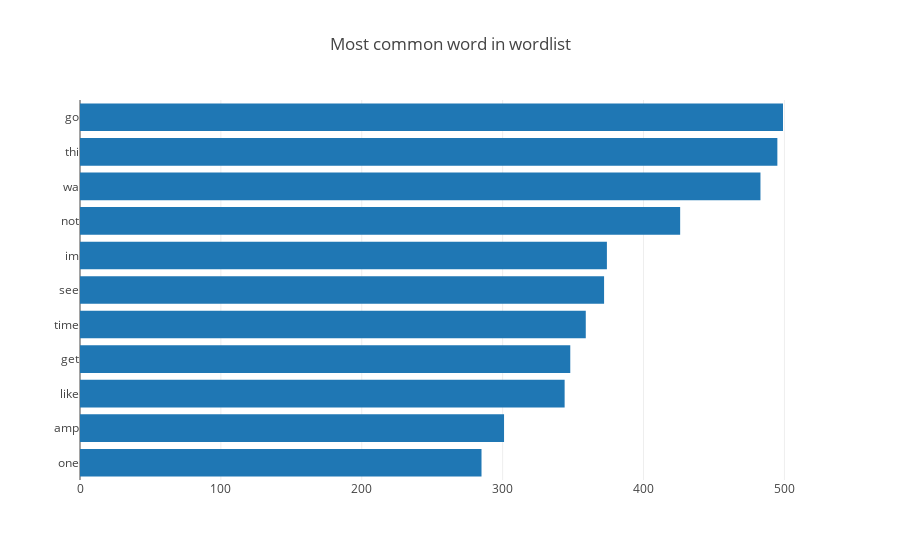

The notebook cell this image was saved under:
### Code cell
#Plotting the words which is most common
words = pd.read_csv("./coding/ml-twitter-sentiment-analysis-develop/data/wordlist.csv")
x_words = list(words.loc[0:10,"word"])
x_words.reverse()
y_occ = list(words.loc[0:10,"occurrences"])
y_occ.reverse()

dist = [
    graph_objs.Bar(
        x=y_occ,
        y=x_words,
        orientation="h"
)]
py.iplot({"data":dist, "layout":graph_objs.Layout(title="Most common word in wordlist")})

### Figure 1 — Plotly figure (JSON) as saved in the notebook; plotly's stock layout.template omitted (floating-point values rounded to 4 significant figures)
{"data": [{"orientation": "h", "type": "bar", "x": [285, 301, 344, 348, 359, 372, 374, 426, 483, 495, 499], "y": ["one", "amp", "like", "get", "time", "see", "im", "not", "wa", "thi", "go"]}], "layout": {"title": "Most common word in wordlist"}}
